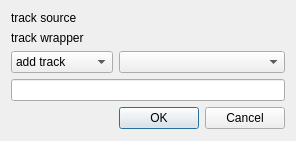
<?xml version="1.0" encoding="UTF-8"?>
<ui version="4.0">
 <class>Dialog</class>
 <widget class="QDialog" name="Dialog">
  <property name="geometry">
   <rect>
    <x>0</x>
    <y>0</y>
    <width>265</width>
    <height>141</height>
   </rect>
  </property>
  <property name="windowTitle">
   <string>Dialog</string>
  </property>
  <layout class="QGridLayout" name="gridLayout">
   <item row="0" column="0">
    <widget class="QLabel" name="label_track_src">
     <property name="sizePolicy">
      <sizepolicy hsizetype="Preferred" vsizetype="Fixed">
       <horstretch>0</horstretch>
       <verstretch>0</verstretch>
      </sizepolicy>
     </property>
     <property name="text">
      <string>track source</string>
     </property>
    </widget>
   </item>
   <item row="1" column="0">
    <widget class="QLabel" name="label_track_wrapper">
     <property name="sizePolicy">
      <sizepolicy hsizetype="Preferred" vsizetype="Fixed">
       <horstretch>0</horstretch>
       <verstretch>0</verstretch>
      </sizepolicy>
     </property>
     <property name="text">
      <string>track wrapper</string>
     </property>
    </widget>
   </item>
   <item row="2" column="0">
    <widget class="QComboBox" name="comboBox_what2add">
     <item>
      <property name="text">
       <string>add track</string>
      </property>
     </item>
     <item>
      <property name="text">
       <string>add all tracks</string>
      </property>
     </item>
    </widget>
   </item>
   <item row="2" column="1">
    <widget class="QComboBox" name="playlist_chooser"/>
   </item>
   <item row="3" column="0" colspan="2">
    <widget class="QLineEdit" name="lineEdit">
     <property name="enabled">
      <bool>true</bool>
     </property>
    </widget>
   </item>
   <item row="4" column="1">
    <widget class="QDialogButtonBox" name="buttonBox">
     <property name="standardButtons">
      <set>QDialogButtonBox::Cancel|QDialogButtonBox::Ok</set>
     </property>
    </widget>
   </item>
  </layout>
 </widget>
 <resources/>
 <connections/>
</ui>
